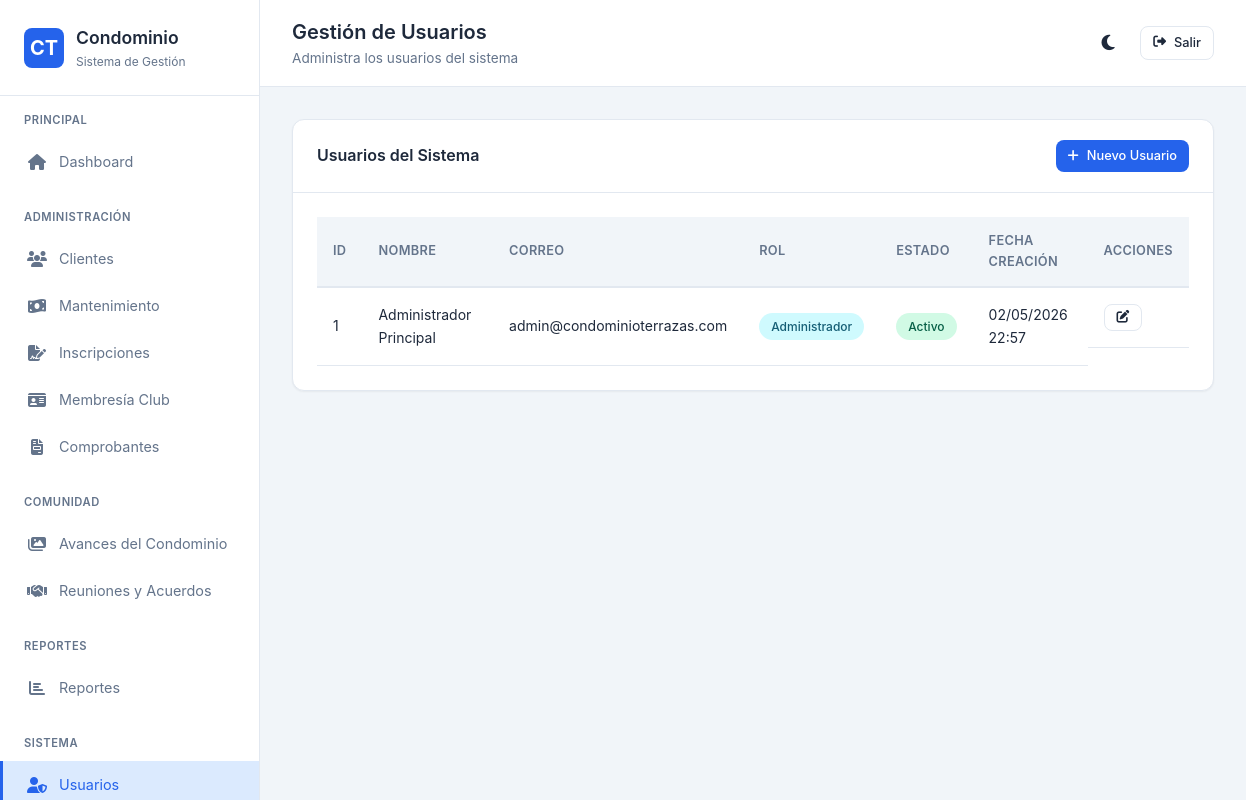
Screenshot of /controllers/usuario_controller.php?accion=listar (signed in) with the database file from the repository.
### tables this page shows
CREATE TABLE IF NOT EXISTS usuarios (
    id INT AUTO_INCREMENT PRIMARY KEY,
    nombre_completo VARCHAR(150) NOT NULL,
    correo VARCHAR(100) NOT NULL UNIQUE,
    password VARCHAR(255) NOT NULL,
    rol ENUM('administrador', 'cliente') NOT NULL DEFAULT 'cliente',
    cliente_id INT NULL,
    estado ENUM('activo', 'inactivo') NOT NULL DEFAULT 'activo',
    token_recuperacion VARCHAR(100) NULL,
    token_expiracion DATETIME NULL,
    fecha_creacion TIMESTAMP DEFAULT CURRENT_TIMESTAMP,
    fecha_actualizacion TIMESTAMP DEFAULT CURRENT_TIMESTAMP ON UPDATE CURRENT_TIMESTAMP,
    INDEX idx_correo (correo),
    INDEX idx_rol (rol),
    INDEX idx_estado (estado)
);

### config/database.php (called while the page is built, shortened)
<?php
class Database {
    private static $instance = null;
    private $connection;
    private function __construct() {
        try {
            $dsn = "mysql:host=" . DB_HOST . ";dbname=" . DB_NAME . ";charset=" . DB_CHARSET;
            $options = [
                PDO::ATTR_ERRMODE => PDO::ERRMODE_EXCEPTION,
                PDO::ATTR_DEFAULT_FETCH_MODE => PDO::FETCH_ASSOC,
                PDO::ATTR_EMULATE_PREPARES => false,
                PDO::ATTR_PERSISTENT => false
            ];
            $this->connection = new PDO($dsn, DB_USER, DB_PASS, $options);
        } catch (PDOException $e) {
            if (APP_ENV === 'development') {
                die("Error de conexión: " . $e->getMessage());
            } else {
                die("Error de conexión a la base de datos. Contacte al administrador.");
            }
        }
    }
    public static function getInstance() {
        if (self::$instance === null) {
            self::$instance = new self();
        }
        return self::$instance;
    }
    public function getConnection() {
        return $this->connection;
    }
}

### models/ModeloBase.php (called while the page is built, shortened)
<?php
class ModeloBase {
    protected $db;
    protected $tabla;
    public function __construct() {
        $this->db = Database::getInstance()->getConnection();
    }
    public function obtenerTodos($orden = 'id DESC') {
        $sql = "SELECT * FROM {$this->tabla} ORDER BY {$orden}";
        $stmt = $this->db->query($sql);
        return $stmt->fetchAll();
    }
}

### config/helpers.php (called while the page is built, shortened)
<?php
function formatearFecha($fecha, $formato = 'd/m/Y') {
    $date = new DateTime($fecha);
    return $date->format($formato);
}

### controllers/usuario_controller.php (the view, shortened to what this page needs)
<?php
require_once __DIR__ . '/../config/autoload.php';
$accion = $_GET['accion'] ?? 'listar';
$modelo_usuario = new Usuario();
switch ($accion) {
    case 'listar':
        listarUsuarios();
        break;
}
function listarUsuarios() {
    global $modelo_usuario;
    $usuarios = $modelo_usuario->obtenerTodos('id DESC');
    $titulo = 'Gestión de Usuarios';
    $subtitulo = 'Administra los usuarios del sistema';
    $pagina_actual = 'usuarios';
    ?>
    <div class="card">
        <div class="card-header">
            <h3>Usuarios del Sistema</h3>
            <a href="<?php echo APP_URL; ?>/controllers/usuario_controller.php?accion=crear" class="btn btn-primary btn-sm">
                <i class="fas fa-plus"></i> Nuevo Usuario
            </a>
        </div>
        <div class="card-body">
            <?php if (!empty($usuarios)): ?>
                <div class="table-container">
                    <table class="table">
                        <thead>
                            <tr>
                                <th>ID</th>
                                <th>Nombre</th>
                                <th>Correo</th>
                                <th>Rol</th>
                                <th>Estado</th>
                                <th>Fecha Creación</th>
                                <th>Acciones</th>
                            </tr>
                        </thead>
                        <tbody>
                            <?php foreach ($usuarios as $usuario): ?>
                                <tr>
                                    <td><?php echo $usuario['id']; ?></td>
                                    <td><?php echo $usuario['nombre_completo']; ?></td>
                                    <td><?php echo $usuario['correo']; ?></td>
                                    <td>
                                        <span class="badge <?php echo $usuario['rol'] === 'administrador' ? 'badge-info' : 'badge-secondary'; ?>">
                                            <?php echo ucfirst($usuario['rol']); ?>
                                        </span>
                                    </td>
                                    <td>
                                        <span class="badge <?php echo $usuario['estado'] === 'activo' ? 'badge-success' : 'badge-danger'; ?>">
                                            <?php echo ucfirst($usuario['estado']); ?>
                                        </span>
                                    </td>
                                    <td><?php echo formatearFecha($usuario['fecha_creacion'], 'd/m/Y H:i'); ?></td>
                                    <td class="actions">
                                        <a href="<?php echo APP_URL; ?>/controllers/usuario_controller.php?accion=editar&id=<?php echo $usuario['id']; ?>"
                                           class="btn btn-sm btn-outline" title="Editar">
                                            <i class="fas fa-edit"></i>
                                        </a>
                                    </td>
                                </tr>
                            <?php endforeach; ?>
                        </tbody>
                    </table>
                </div>
            <?php endif; ?>
        </div>
    </div>
    <?php
    $contenido = ob_get_clean();
    vista('partials/admin-layout', compact('titulo', 'subtitulo', 'contenido', 'pagina_actual'));
}
    ?>

### config/autoload.php (shortened to what this page needs)
<?php
require_once ROOT_PATH . '/config/helpers.php';
require_once ROOT_PATH . '/config/database.php';
require_once ROOT_PATH . '/models/ModeloBase.php';
function vista($nombre, $datos = []) {
    extract($datos);
    $archivo_vista = ROOT_PATH . '/views/' . $nombre . '.php';
    if (file_exists($archivo_vista)) {
        require $archivo_vista;
    } else {
        die("Vista no encontrada: {$nombre}");
    }
}
function partial($nombre, $datos = []) {
    extract($datos);
    $archivo_partial = ROOT_PATH . '/views/partials/' . $nombre . '.php';
    if (file_exists($archivo_partial)) {
        require $archivo_partial;
    }
}

### views/partials/admin-layout.php (shortened to what this page needs)
<!DOCTYPE html>
<html lang="es">
<head>
    <link rel="stylesheet" href="<?php echo APP_URL; ?>/assets/css/styles.css?v=2.0">
    <link rel="stylesheet" href="https://cdnjs.cloudflare.com/ajax/libs/font-awesome/6.4.0/css/all.min.css">
</head>
<body>
    <div class="app-container">
        <?php partial('admin-sidebar', ['pagina_actual' => isset($pagina_actual) ? $pagina_actual : '']); ?>
        <div class="main-content">
            <div class="topbar">
                <div class="topbar-left">
                    <div class="page-title">
                        <?php if (isset($titulo)): ?>
                            <h2><?php echo $titulo; ?></h2>
                        <?php endif; ?>
                        <?php if (isset($subtitulo)): ?>
                            <p><?php echo $subtitulo; ?></p>
                        <?php endif; ?>
                    </div>
                </div>
                <div class="topbar-right">
                    <button class="btn btn-outline btn-sm" id="theme-toggle" aria-label="Cambiar Tema Oscuro/Claro" style="padding: 0.5rem 0.6rem; border-radius: 50%; border: none; font-size: 1.1rem;" title="Tema Oscuro">
                        <i class="fas fa-moon"></i>
                    </button>
                    <a href="<?php echo APP_URL; ?>/controllers/auth_controller.php?accion=cerrar" class="btn btn-outline btn-sm">
                        <i class="fas fa-sign-out-alt"></i> Salir
                    </a>
                </div>
            </div>
            <div class="content">
                <?php if (isset($contenido)): ?>
                    <?php echo $contenido; ?>
                <?php endif; ?>
            </div>
        </div>
    </div>
</body>
</html>

### views/partials/admin-sidebar.php (shortened to what this page needs)
<aside class="sidebar">
    <div class="sidebar-header">
        <div class="sidebar-logo">
            <div class="logo-icon">CT</div>
            <div>
                <h1>Condominio</h1>
                <small>Sistema de Gestión</small>
            </div>
        </div>
    </div>
    <nav class="sidebar-nav">
        <div class="nav-section">
            <div class="nav-section-title">Principal</div>
            <a href="<?php echo APP_URL; ?>/index.php" class="nav-link <?php echo ($pagina_actual === 'dashboard') ? 'active' : ''; ?>">
                <i class="fas fa-home"></i>
                <span>Dashboard</span>
            </a>
        </div>
        <div class="nav-section">
            <div class="nav-section-title">Administración</div>
            <a href="<?php echo APP_URL; ?>/controllers/cliente_controller.php?accion=listar" class="nav-link <?php echo ($pagina_actual === 'clientes') ? 'active' : ''; ?>">
                <i class="fas fa-users"></i>
                <span>Clientes</span>
            </a>
            <a href="<?php echo APP_URL; ?>/controllers/pago_controller.php?accion=listar" class="nav-link <?php echo ($pagina_actual === 'pagos') ? 'active' : ''; ?>">
                <i class="fas fa-money-bill-wave"></i>
                <span>Mantenimiento</span>
            </a>
            <a href="<?php echo APP_URL; ?>/controllers/inscripcion_controller.php?accion=listar" class="nav-link <?php echo ($pagina_actual === 'inscripciones') ? 'active' : ''; ?>">
                <i class="fas fa-file-signature"></i>
                <span>Inscripciones</span>
            </a>
            <a href="<?php echo APP_URL; ?>/controllers/membresia_controller.php?accion=listar" class="nav-link <?php echo ($pagina_actual === 'membresia') ? 'active' : ''; ?>">
                <i class="fas fa-id-card"></i>
                <span>Membresía Club</span>
            </a>
            <a href="<?php echo APP_URL; ?>/controllers/comprobante_controller.php?accion=listar" class="nav-link <?php echo ($pagina_actual === 'comprobantes') ? 'active' : ''; ?>">
                <i class="fas fa-file-invoice"></i>
                <span>Comprobantes</span>
            </a>
        </div>
        <div class="nav-section">
            <div class="nav-section-title">Comunidad</div>
            <a href="<?php echo APP_URL; ?>/controllers/avance_controller.php?accion=listar" class="nav-link <?php echo ($pagina_actual === 'avances') ? 'active' : ''; ?>">
                <i class="fas fa-images"></i>
                <span>Avances del Condominio</span>
            </a>
            <a href="<?php echo APP_URL; ?>/controllers/reunion_controller.php?accion=listar" class="nav-link <?php echo ($pagina_actual === 'reuniones') ? 'active' : ''; ?>">
                <i class="fas fa-handshake"></i>
                <span>Reuniones y Acuerdos</span>
            </a>
        </div>
        <div class="nav-section">
            <div class="nav-section-title">Reportes</div>
            <a href="<?php echo APP_URL; ?>/controllers/reporte_controller.php?accion=index" class="nav-link <?php echo ($pagina_actual === 'reportes') ? 'active' : ''; ?>">
                <i class="fas fa-chart-bar"></i>
                <span>Reportes</span>
            </a>
        </div>
        <div class="nav-section">
            <div class="nav-section-title">Sistema</div>
            <a href="<?php echo APP_URL; ?>/controllers/usuario_controller.php?accion=listar" class="nav-link <?php echo ($pagina_actual === 'usuarios') ? 'active' : ''; ?>">
                <i class="fas fa-user-shield"></i>
                <span>Usuarios</span>
            </a>
        </div>
    </nav>
</aside>

### rows the page displays
usuarios: id "1", nombre_completo "Administrador Principal", correo "admin@condominioterrazas.com", rol "Administrador", estado "Activo", fecha_creacion "02/05/2026 22:57"

### other values shown
$titulo "Gestión de Usuarios"
$subtitulo "Administra los usuarios del sistema"
